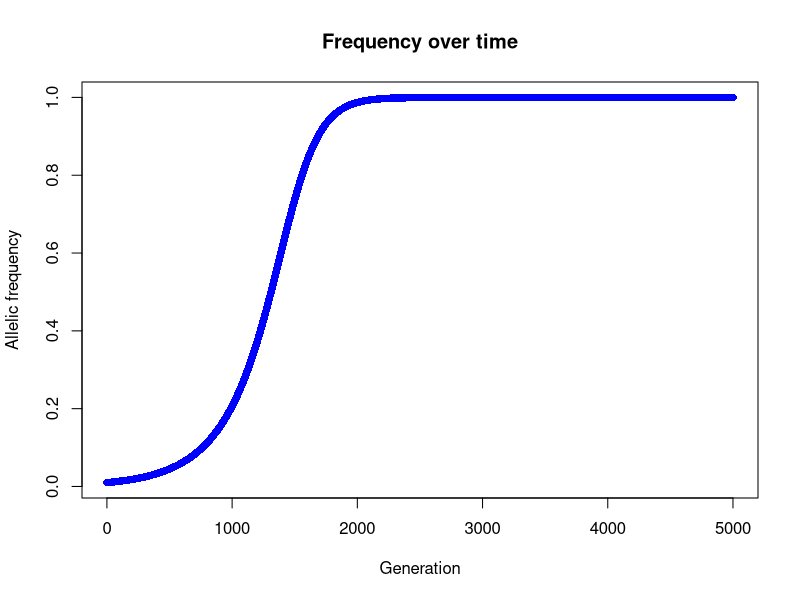

R code for this plot:

s <- 0.01 # selection coefficient
n <- 5000 # number gens
p1 <- 0.01 # start frequency
h <- 0.3 #dominance level
w <- 1 #mean fitness, it is reassigned in the loop anyway
p <- numeric(n)
p[1] <- p1

#frequency change calculations
for (i in 1:(n - 1)) {
  w <- 1 + (p[i]*p[i]*s) + (2*p[i]*(1-p[i])*h*s)
  p[i + 1] <- ((p[i]*p[i]*(1+s)) + (p[i]*(1-p[i])*(1+(h * s))))/w
}

# Plot the iteration number against the result
plot(1:n, p,
     type = "b",
     pch = 16,
     col = "blue",
     xlab = "Generation",
     ylab = "Allelic frequency",
     main = "Frequency over time",
     grid = TRUE)
